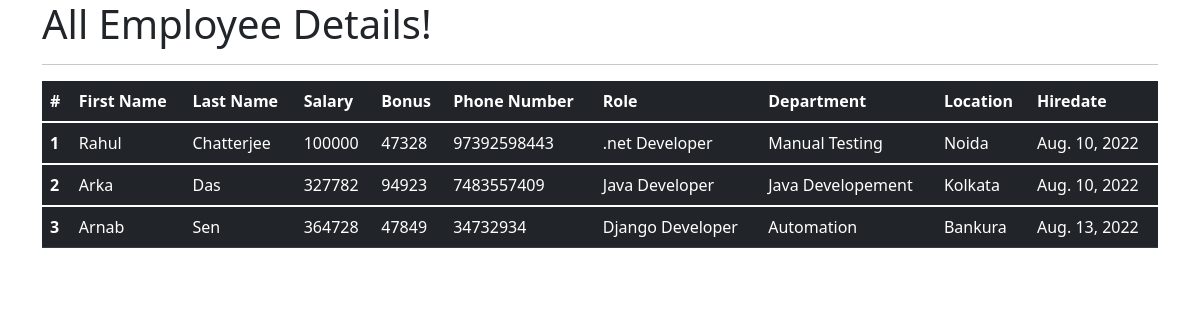
The app's page /all_emp with its own data.
### emp_app/models.py (models this page shows, shortened)
class Employee(models.Model):
    first_name = models.CharField(max_length=30 , null = False)
    last_name = models.CharField(max_length=50)
    dept = models.ForeignKey(Department, on_delete=models.CASCADE)
    salary = models.IntegerField(default=0)
    bonus = models.IntegerField(default=0)
    role = models.ForeignKey(Role, on_delete=models.CASCADE)
    phone = models.IntegerField(default = 0)
    hire_date = models.DateField()
    def __str__(self):
        return "%s %s %s" %(self.first_name , self.last_name , self.phone)

class Role(models.Model):
    name = models.CharField(max_length=100 , null = False)

class Department(models.Model):
    name = models.CharField(max_length=100 , null = False)
    location = models.CharField(max_length=100)

### emp_app/views.py (the view)
# urls.py: path('all_emp', views.all_emp , name = 'all_emp'),
def all_emp(request):
    emps  = Employee.objects.all()
    context = {
        'emps' : emps
    }
    print(context)
    return render(request , 'all_emp.html' , context)

### emp_app/templates/all_emp.html (shortened to what this page needs)
<!DOCTYPE html>
<html lang="en">
<head>
  <link href="https://cdn.jsdelivr.net/npm/bootstrap@5.1.3/dist/css/bootstrap.min.css" rel="stylesheet">
</head>
  <body>
  <div class="container">
          <h1>All Employee Details!</h1>
      <hr>
     <table class="table table-dark">
  <thead>
    <tr>
      <th scope="col">#</th>
      <th scope="col">First Name</th>
      <th scope="col">Last Name</th>
      <th scope="col">Salary</th>
      <th scope="col">Bonus</th>
      <th scope="col">Phone Number</th>
      <th scope="col">Role</th>
      <th scope="col">Department</th>
      <th scope="col">Location</th>
      <th scope="col">Hiredate</th>
    </tr>
  </thead>
         {% for emp in emps %}
  <tbody>
    <tr>
      <th scope="row">{{emp.id}}</th>
      <td>{{emp.first_name}}</td>
      <td>{{emp.last_name}}</td>
      <td>{{emp.salary}}</td>
      <td>{{emp.bonus}}</td>
      <td>{{emp.phone}}</td>
      <td>{{emp.role.name}}</td>
      <td>{{emp.dept.name}}</td>
      <td>{{emp.dept.location}}</td>
      <td>{{emp.hire_date}}</td>
    </tr>
  </tbody>
         {% endfor %}
</table>
  </div>
  </body>
</html>

### records on screen
Employee: id "1", first_name "Rahul", last_name "Chatterjee", salary "100000", bonus "47328", phone "97392598443", role.name ".net Developer", dept.name "Manual Testing", dept.location "Noida", hire_date "Aug. 10, 2022"
Employee: id "2", first_name "Arka", last_name "Das", salary "327782", bonus "94923", phone "7483557409", role.name "Java Developer", dept.name "Java Developement", dept.location "Kolkata", hire_date "Aug. 10, 2022"
Employee: id "3", first_name "Arnab", last_name "Sen", salary "364728", bonus "47849", phone "34732934", role.name "Django Developer", dept.name "Automation", dept.location "Bankura", hire_date "Aug. 13, 2022"
